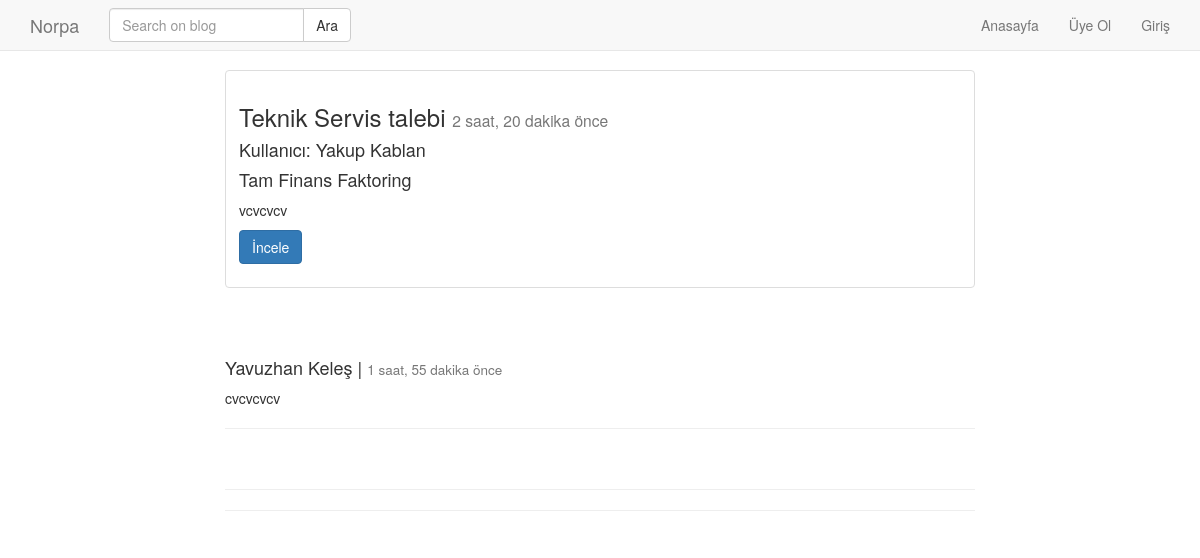
The page /post/detail/teknik-servis-talebi/ on the database its author committed.
### post/models.py (models this page shows, shortened)
class Post(models.Model):
    customer = models.ForeignKey(Customer, on_delete=models.DO_NOTHING, verbose_name="müşteriler")
    user = models.ForeignKey('auth.User', on_delete=models.CASCADE, verbose_name="Yazar", related_name='posts')
    title = models.CharField(max_length=120, verbose_name="Başlık")
    content = RichTextField(verbose_name="İçerik")
    publishing_date = models.DateTimeField(verbose_name="Yayımlanma Tarihi", auto_now_add=True)
    image = models.FileField(blank=True, null=True, verbose_name="Resim")
    checked = models.BooleanField(default=False)
    slug = models.SlugField(unique=True, editable=False, max_length=130)
    def get_absolute_url(self):
        return reverse('postt:detail', kwargs={'slug': self.slug})
    class Meta:
        ordering = ['-publishing_date']

class Comment(models.Model):
    post = models.ForeignKey(Post, on_delete=models.CASCADE, related_name='comments')
    name = models.CharField(max_length=200, verbose_name="İsim")
    content = models.TextField(verbose_name="Yorum")
    publishing_date = models.DateTimeField(auto_now_add=True)
    class Meta:
        ordering = ['-publishing_date']

### customer/models.py (models this page shows)
class Customer(models.Model):
    customer_name = models.CharField(max_length=200, verbose_name="Müşteri Adı")
    def __str__(self):
        return self.customer_name

### post/views.py (the view)
# urls.py: path('detail/<slug:slug>/', post_detail, name='detail'),
def post_detail(request, slug):
    post = get_object_or_404(Post, slug=slug)
    form = CommentForm(request.POST or None)
    if form.is_valid():
        comment = form.save(commit=False)
        comment.post = post
        comment.save()
        return HttpResponseRedirect(post.get_absolute_url())
    else:
        if request.user.is_authenticated:
            form = CommentForm(isim=request.user.get_full_name, ornek='bu bir örnek alandır. modelde olmayan bir alan oluşturldu')
    comments = post.comments.all()
    context = {
        'post': post,
        'form': form,
        'comments': comments
    }
    return render(request, 'post/detail.html', context)

### post/forms.py
class CommentForm(forms.ModelForm):
    class Meta:
        model = Comment
        fields = ['name', 'content']
    def __init__(self, *args, **kwargs):
        self.name = kwargs.pop('isim', None)
        ornekk = kwargs.pop('ornek', None)
        super().__init__(*args, **kwargs)
        name = forms.CharField()
        self.fields['ornek'] = forms.CharField(initial=ornekk)
        if ornekk is not None:
            self.fields['ornek'].widget.attrs['readonly'] = True
        if name is not None:
            self.fields['name']= forms.CharField(initial=self.name)
            if self.name:
                self.fields['name'].widget.attrs['readonly'] = True

### templates/post/detail.html (shortened to what this page needs)
{% extends 'base.html' %}
{% block body %}
<div class="container">
<div class="row">
    <div class="col-md-8 col-md-offset-2">
      <div class="thumbnail">
        <div class="caption">
          <h3>{{ post.title }} <small> {{post.publishing_date | timesince}} önce</small></h3>
          <h4>Kullanıcı: {{post.user.get_full_name}}</h4>
          <h4>{{post.customer}}</h4>
          <p>{{post.content |safe| linebreaks}}</p>
          <p>
                <a href="{{post.get_absolute_url}}" class="btn btn-primary" role="button">İncele</a>
          </p>
        </div>
      </div>
      <br><br>
        {% for comment in comments%}
            <h4>{{comment.name}} | <small>{{comment.publishing_date | timesince}} önce </small></h4>
            <p>{{comment.content | linebreaks}}</p>
            <hr/>
        {% endfor%}
      <br><hr>
      <hr>
    </div>
</div>
</div>
{% endblock %}

### static/css/style.css (style rules this page uses)
body { padding-top: 70px; }

### rows shown on the page
Post: title "Teknik Servis talebi", publishing_date "2 saat, 20 dakika", user.get_full_name "Yakup Kablan", customer "Tam Finans Faktoring", content "vcvcvcv"
Comment: name "Yavuzhan Keleş", publishing_date "1 saat, 55 dakika", content "cvcvcvcv"
